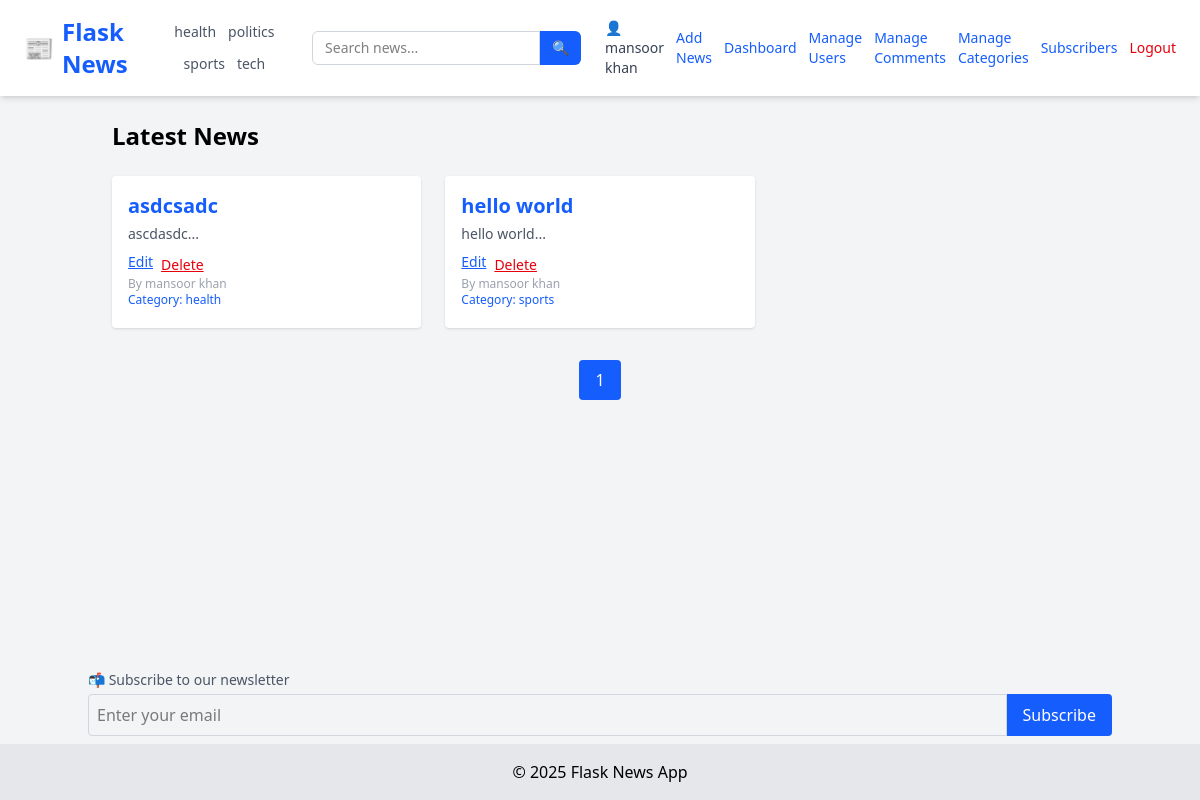
Before: / (signed in) with the older database file.
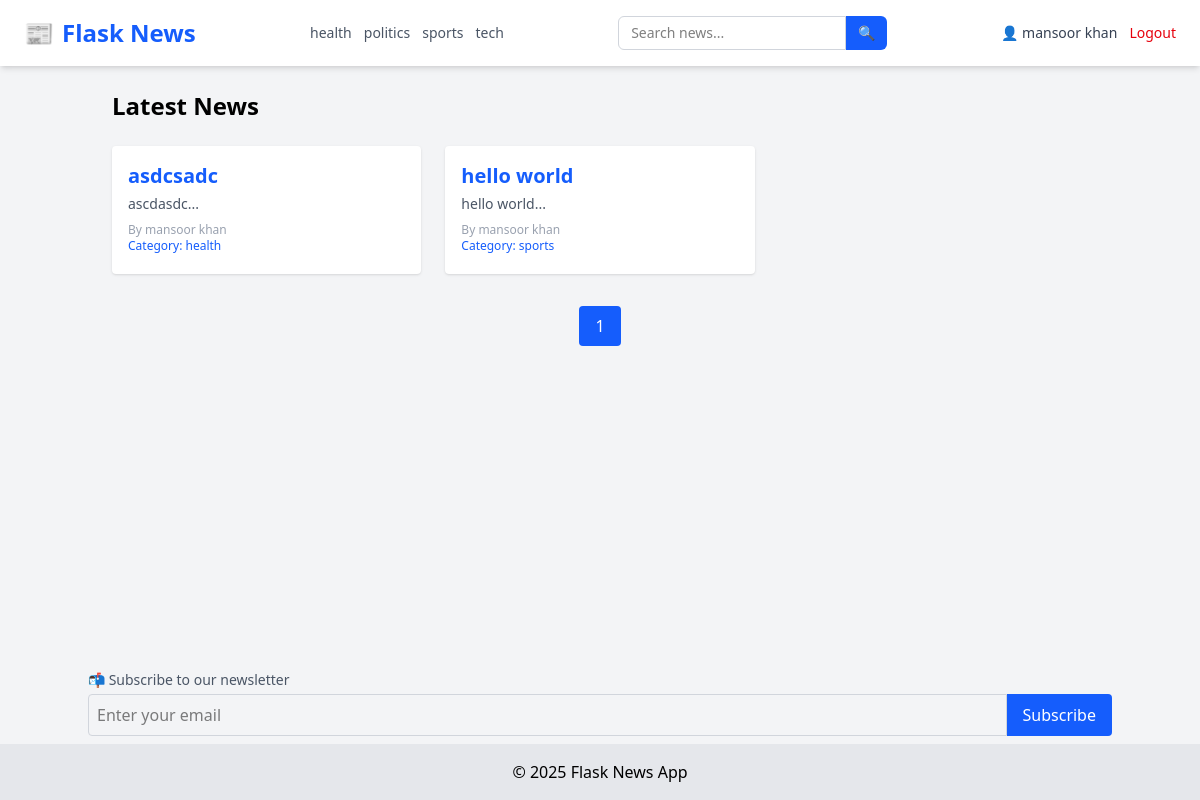
After: the same page with the newer database file.
### tables this page shows
CREATE TABLE news (
            id INTEGER PRIMARY KEY AUTOINCREMENT,
            title TEXT,
            content TEXT,
            image TEXT,
            author_id INTEGER,
            category_id INTEGER,
            view_count INTEGER DEFAULT 0,
            FOREIGN KEY(author_id) REFERENCES users(id),
            FOREIGN KEY(category_id) REFERENCES categories(id)
        );

CREATE TABLE users (
            id INTEGER PRIMARY KEY AUTOINCREMENT,
            username TEXT NOT NULL,
            email TEXT UNIQUE NOT NULL,
            password TEXT NOT NULL,
            role TEXT DEFAULT 'user'
        );

CREATE TABLE categories (
            id INTEGER PRIMARY KEY AUTOINCREMENT,
            name TEXT UNIQUE NOT NULL
        );

### app/routes.py (the view)
@main.route('/')
def home():
    page = request.args.get('page', 1, type=int)
    per_page = 6
    offset = (page - 1) * per_page
    conn = sqlite3.connect(current_app.config['DATABASE'])
    c = conn.cursor()
    c.execute("SELECT COUNT(*) FROM news")
    total = c.fetchone()[0]
    c.execute('''
    SELECT news.id, news.title, news.content, news.image, users.username, categories.name
    FROM news
    JOIN users ON news.author_id = users.id
    JOIN categories ON news.category_id = categories.id
    ORDER BY news.id DESC
    LIMIT ? OFFSET ?
''', (per_page, offset))
    articles = c.fetchall()
    conn.close()
    total_pages = (total + per_page - 1) // per_page  # ceil
    return render_template('home.html', articles=articles,page=page, total_pages=total_pages)

### app/__init__.py (called while the page is built)
def create_app():
    app = Flask(__name__, instance_relative_config=True)
    app.config.from_object('config.Config')
    from app.routes import main
    app.register_blueprint(main)
    from app.admin_routes import admin
    app.register_blueprint(admin)
    from app.user_routes import user
    app.register_blueprint(user)
    init_db(app)
    login_manager.init_app(app)
    @login_manager.user_loader
    def user_loader(user_id):
        return load_user(user_id)
    @app.context_processor
    def inject_now():
        return {'now': datetime.now}
    @app.context_processor
    def inject_categories():
        conn = sqlite3.connect(current_app.config['DATABASE'])
        c = conn.cursor()
        c.execute("SELECT id, name FROM categories ORDER BY name ASC")
        categories = c.fetchall()
        conn.close()
        return {'categories': categories}
    return app

### app/models.py (called while the page is built)
def load_user(user_id):
    conn = sqlite3.connect(current_app.config['DATABASE'])
    c = conn.cursor()
    c.execute("SELECT id, username,email, role FROM users WHERE id = ?", (user_id,))
    row = c.fetchone()
    conn.close()
    if row:
        return User(*row)
    return None

### app/templates/home.html (shortened to what this page needs)
{% extends "layout.html" %} {% block title %}Home | Flask News{% endblock %} {%
block content %}
<h1 class="text-2xl font-bold mb-6">Latest News</h1>
<div class="grid grid-cols-1 md:grid-cols-2 lg:grid-cols-3 gap-6">
  {% for article in articles %}
  <div class="bg-white rounded shadow p-4">
    <h2 class="text-xl font-semibold">
      <a
        href="{{ url_for('main.view_news', id=article[0]) }}"
        class="hover:underline text-blue-600"
      >
        {{ article[1] }}
      </a>
    </h2>
    <p class="text-gray-600 text-sm mt-1 mb-2">{{ article[2][:150] }}...</p>
    {% if current_user.is_authenticated and current_user.role == 'admin' %}
    <div class="mt-2 flex gap-2">
      <a
        href="{{ url_for('admin.edit_news', id=article[0]) }}"
        class="text-blue-600 text-sm underline"
        >Edit</a
      >
      <form
        method="POST"
        action="{{ url_for('admin.delete_news', id=article[0]) }}"
        onsubmit="return confirm('Are you sure?');"
      >
        <button type="submit" class="text-red-600 text-sm underline">
          Delete
        </button>
      </form>
    </div>
    {% endif %}
    <p class="text-xs text-gray-400">By {{ article[4] }}</p>
    <p class="text-xs text-blue-600 font-medium mb-1">
      Category: {{ article[5] }}
    </p>
  </div>
  {% endfor %}
</div>
<div class="flex justify-center mt-8 space-x-4">
  <span class="px-4 py-2 bg-blue-600 text-white rounded">{{ page }}</span>
</div>
{% endblock %}

### app/templates/layout.html (shortened to what this page needs)
<!DOCTYPE html>
<html lang="en">
  <head>
    <link
      rel="stylesheet"
      href="https://cdnjs.cloudflare.com/ajax/libs/font-awesome/4.7.0/css/font-awesome.min.css"
    />
    <script src="https://cdn.jsdelivr.net/npm/@tailwindcss/browser@4"></script>
  </head>
  <body class="bg-gray-100 min-h-screen flex flex-col">
    <nav
      class="bg-white shadow-md px-6 py-4 flex flex-wrap md:flex-nowrap justify-between items-center"
    >
      <a
        href="/"
        class="text-2xl font-extrabold text-blue-600 flex items-center gap-2"
      >
        📰 <span>Flask News</span>
      </a>
      <div
        class="flex flex-wrap justify-center gap-3 mt-4 md:mt-0 md:ml-6 text-sm text-gray-600 font-medium"
      >
        {% for cat in categories %}
        <a
          href="{{ url_for('main.filter_by_category', name=cat[1]) }}"
          class="hover:text-blue-600 transition-colors"
        >
          {{ cat[1] }}
        </a>
        {% endfor %}
      </div>
      <form
        method="GET"
        action="{{ url_for('main.search') }}"
        class="flex mt-4 md:mt-0 md:ml-6"
      >
        <input
          type="text"
          name="q"
          placeholder="Search news..."
          required
          class="px-3 py-1.5 border rounded-l-md border-gray-300 focus:outline-none focus:ring focus:border-blue-500 text-sm"
        />
        <button
          type="submit"
          class="px-3 py-1.5 bg-blue-600 text-white rounded-r-md text-sm hover:bg-blue-700 transition-colors"
        >
          🔍
        </button>
      </form>
      <div class="flex items-center gap-3 mt-4 md:mt-0 md:ml-6 text-sm">
        {% if current_user.is_authenticated %}
        <a href="{{ url_for('user.user_profile', email=current_user.email) }}"
          ><span class="text-gray-700">👤 {{ current_user.username }}</span></a
        >
        {% if current_user.role == 'admin' %}
        <a href="/add" class="text-blue-600 hover:underline">Add News</a>
        <a
          href="{{url_for('admin.dashboard')}}"
          class="text-blue-600 hover:underline"
          >Dashboard</a
        >
        <a
          href="{{ url_for('admin.manage_users') }}"
          class="text-blue-600 hover:underline"
          >Manage Users</a
        >
        <a
          href="{{ url_for('admin.manage_comments') }}"
          class="text-blue-600 hover:underline"
        >
          Manage Comments</a
        >
        <a
          href="{{ url_for('admin.manage_categories') }}"
          class="text-blue-600 hover:underline"
        >
          Manage Categories</a
        >
        <a
          href="{{ url_for('admin.view_subscribers') }}"
          class="text-blue-600 hover:underline"
          >Subscribers</a
        >
        {% endif %}
        <a href="/logout" class="text-red-600 hover:underline">Logout</a>
        {% else %}
        <a href="/login" class="text-blue-600 hover:underline">Login</a>
        <a href="/register" class="text-blue-600 hover:underline">Register</a>
        {% endif %}
      </div>
    </nav>
    <main class="flex-grow container mx-auto p-6">
       {% block content %}{% endblock %}
    </main>
    <div class="container mx-auto mb-2">
      <form action="{{ url_for('user.subscribe') }}" method="POST" class="mt-4">
        <label class="block text-sm text-gray-600 mb-1"
          >📬 Subscribe to our newsletter</label
        >
        <div class="flex">
          <input
            type="email"
            name="email"
            required
            placeholder="Enter your email"
            class="w-full p-2 rounded-l border border-gray-300"
          />
          <button type="submit" class="bg-blue-600 text-white px-4 rounded-r">
            Subscribe
          </button>
        </div>
      </form>
    </div>
    <footer class="bg-gray-200 text-center py-4">
      &copy; {{ now().year }} Flask News App
    </footer>
  </body>
</html>

Changed rows visible on the page:
changed users "mansoor khan": role "admin" → "user" (drawn)
changed news "asdcsadc": no longer shows "Edit Delete"
shown differently, row unchanged: news "hello world": no longer shows "Edit Delete"
Other visible differences:
text no longer shown: "Add News Dashboard Manage Users Manage Comments Manage Categories Subscribers"
